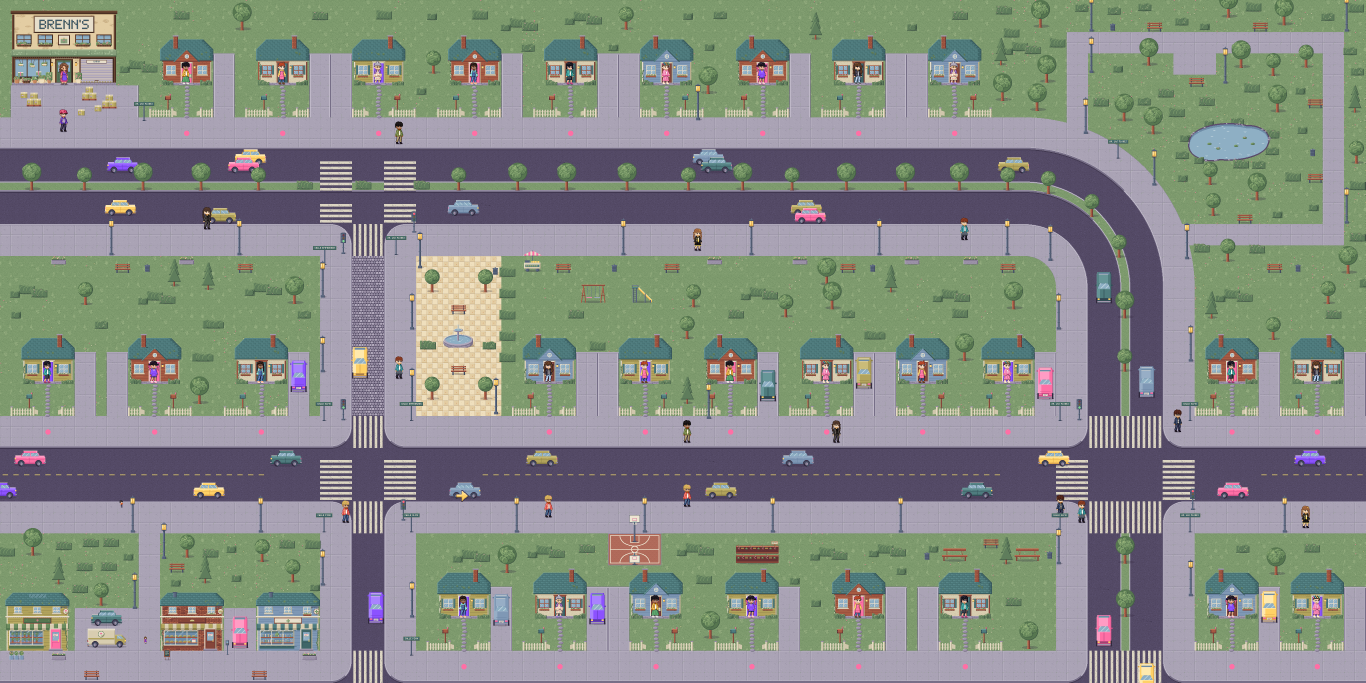
#> input picture Respaldos/_respaldo_cancha2_20261018/pixel_town/residencial/captura_unity.png, 4096 x 2048 px, found by its file name (shown at 1/3 size); its folder holds only this picture in this run
$ python generate_miniaturas_niveles.py
#> lines starting #> are read from the running program, lines starting #| are printed output that depends on the picture
"""Arte de la pantalla de selección de nivel (DeliveryBrenns, escena SeleccionNivel).

- miniatura_nivel1/2/3: 240x135 (16:9), recortes de 960x540 de la captura del mapa de cada nivel
  (unity/<zona>/captura_unity.png, 32 px por tile) reducidos a 1/4. En Unity van a x2 con filtro Point.
  Nivel 2 con el tinte del atardecer (la luz global FFB880 del LevelManager, suavizada); nivel 3 ya viene de noche y
  lleva unas gotas de lluvia diagonales.
- candado: 12x14, cuerpo dorado #FFD166 con contorno #2A1F40, arco gris y cerradura oscura (para BLOQUEADO).
- placa_estado: 16x12 para 9-slice (borde 4): relleno blanco (Unity la tiñe: verde NUEVO, dorado COMPLETADO, gris
  BLOQUEADO), brillo arriba, contorno #2A1F40 y esquinas en escalón.

Escribe en DeliveryBrenns/Assets/Sprits/UI/Niveles. Uso: python generate_miniaturas_niveles.py
"""
import random
from pathlib import Path

from PIL import Image

AQUI = Path(__file__).parent / "unity"
SALIDA = Path(r"C:\Users\kangu\DeliveryBrenns\Assets\Sprits\UI\Niveles")

# (zona, esquina superior izquierda del recorte en px de la captura)
RECORTES = [("residencial", (0, 0)), ("comercial", (1560, 520)), ("lluvia", (1700, 560))]
ANCHO, ALTO, REDUCCION = 960, 540, 4

OSCURO = (42, 31, 64, 255)
DORADO = (255, 209, 102, 255)
DORADO_SOMBRA = (214, 160, 60, 255)
GRIS = (170, 160, 190, 255)
GRIS_OSCURO = (110, 100, 135, 255)


def multiplicar(im, color, cuanto):
    r, g, b = (1 - cuanto + cuanto * c / 255 for c in color)
    px = im.load()
    for y in range(im.height):
        for x in range(im.width):
            p = px[x, y]
            px[x, y] = (int(p[0] * r), int(p[1] * g), int(p[2] * b), 255)


def lluvia(im):
    rnd = random.Random(7)   # siempre las mismas gotas
    px = im.load()
    for _ in range(70):
        x, y = rnd.randrange(im.width), rnd.randrange(im.height)
        for k in range(3):
            xx, yy = x - k, y + k * 2
            if 0 <= xx < im.width and 0 <= yy < im.height:
                p = px[xx, yy]
                px[xx, yy] = tuple(min(255, int(c * 0.5 + 200 * 0.5)) for c in p[:3]) + (255,)


def miniaturas():
    SALIDA.mkdir(parents=True, exist_ok=True)
    for i, (zona, (x, y)) in enumerate(RECORTES, 1):
        cap = Image.open(AQUI / zona / "captura_unity.png").convert("RGB")
        assert x + ANCHO <= cap.width and y + ALTO <= cap.height, (zona, cap.size)
        im = cap.crop((x, y, x + ANCHO, y + ALTO)).reduce(REDUCCION).convert("RGBA")
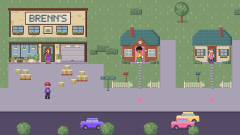
#> im: PIL image 240x135 RGBA; mean R, G, B, A 137.4, 141.5, 132.3, 255
        if zona == "comercial":
            multiplicar(im, (255, 184, 128), 0.45)
        if zona == "lluvia":
            lluvia(im)
        im.save(SALIDA / f"miniatura_nivel{i}.png")
        print(f"miniatura_nivel{i}.png", im.size, zona)
#| miniatura_nivel1.png (240, 135) residencial
#> pass 2 of the loop in miniaturas, `for i, (zona, (x, y)) in enumerate(RECORTES, 1):`:
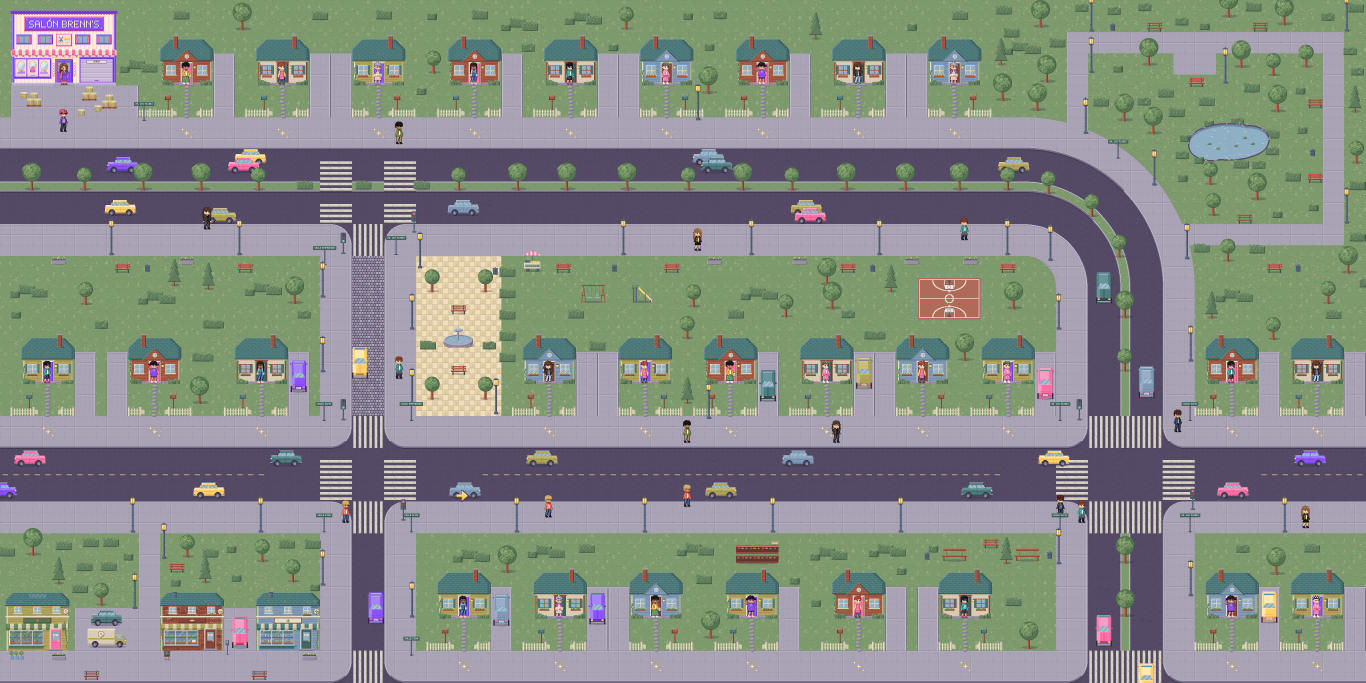
#> input picture Respaldos/_respaldo_lotes_20261020/pixel_town/captura_unity.png, 4096 x 2048 px, found by its file name (shown at 1/3 size)
#> in miniaturas, `im = cap.crop((x, y, x + ANCHO, y + ALTO)).reduce(REDUCCION).convert("..`:
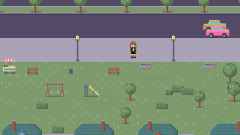
#> im: PIL image 240x135 RGBA; mean R, G, B, A 123.2, 135.1, 120.9, 255
#> in miniaturas, `multiplicar(im, (255, 184, 128), 0.45)`:
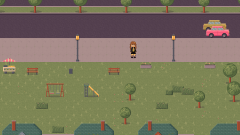
#> im: PIL image 240x135 RGBA; mean R, G, B, A 123.2, 117.6, 93.3, 255
#| miniatura_nivel2.png (240, 135) comercial


CANDADO = [
    "...oooooo...",
    "..oggggggo..",
    ".ogGooooGgo.",
    ".ogo....ogo.",
    ".ogo....ogo.",
    ".ogo....ogo.",
    "oooooooooooo",
    "oddddddddddo",
    "oddddoodddd" + "o",
    "oddddoodddd" + "o",
    "odddddoddddo",
    "ossssssssss" + "o",
    "ossssssssss" + "o",
    "oooooooooooo",
]
COLORES = {"o": OSCURO, "g": GRIS, "G": GRIS_OSCURO, "d": DORADO, "s": DORADO_SOMBRA}


def candado():
    im = Image.new("RGBA", (12, len(CANDADO)), (0, 0, 0, 0))
    px = im.load()
    for y, fila in enumerate(CANDADO):
        assert len(fila) == 12, (y, fila)
        for x, c in enumerate(fila):
            if c in COLORES:
                px[x, y] = COLORES[c]
    im.save(SALIDA / "candado.png")
    print("candado.png", im.size)


def placa_estado():
    w, h = 16, 12
    im = Image.new("RGBA", (w, h), (0, 0, 0, 0))
    px = im.load()
    for y in range(h):
        for x in range(w):
            dx, dy = min(x, w - 1 - x), min(y, h - 1 - y)
            if dx + dy < 1:
                continue
            borde = dx == 0 or dy == 0 or (dx + dy == 1)
            if borde:
                px[x, y] = OSCURO
            elif dy == 1 and y < h // 2:
                px[x, y] = (255, 255, 255, 255)
            elif y >= h - 3:
                px[x, y] = (205, 200, 215, 255)   # sombra de abajo (se tiñe con el color)
            else:
                px[x, y] = (238, 236, 242, 255)
    im.save(SALIDA / "placa_estado.png")
    print("placa_estado.png", im.size)


if __name__ == "__main__":
    miniaturas()
    candado()
    placa_estado()
